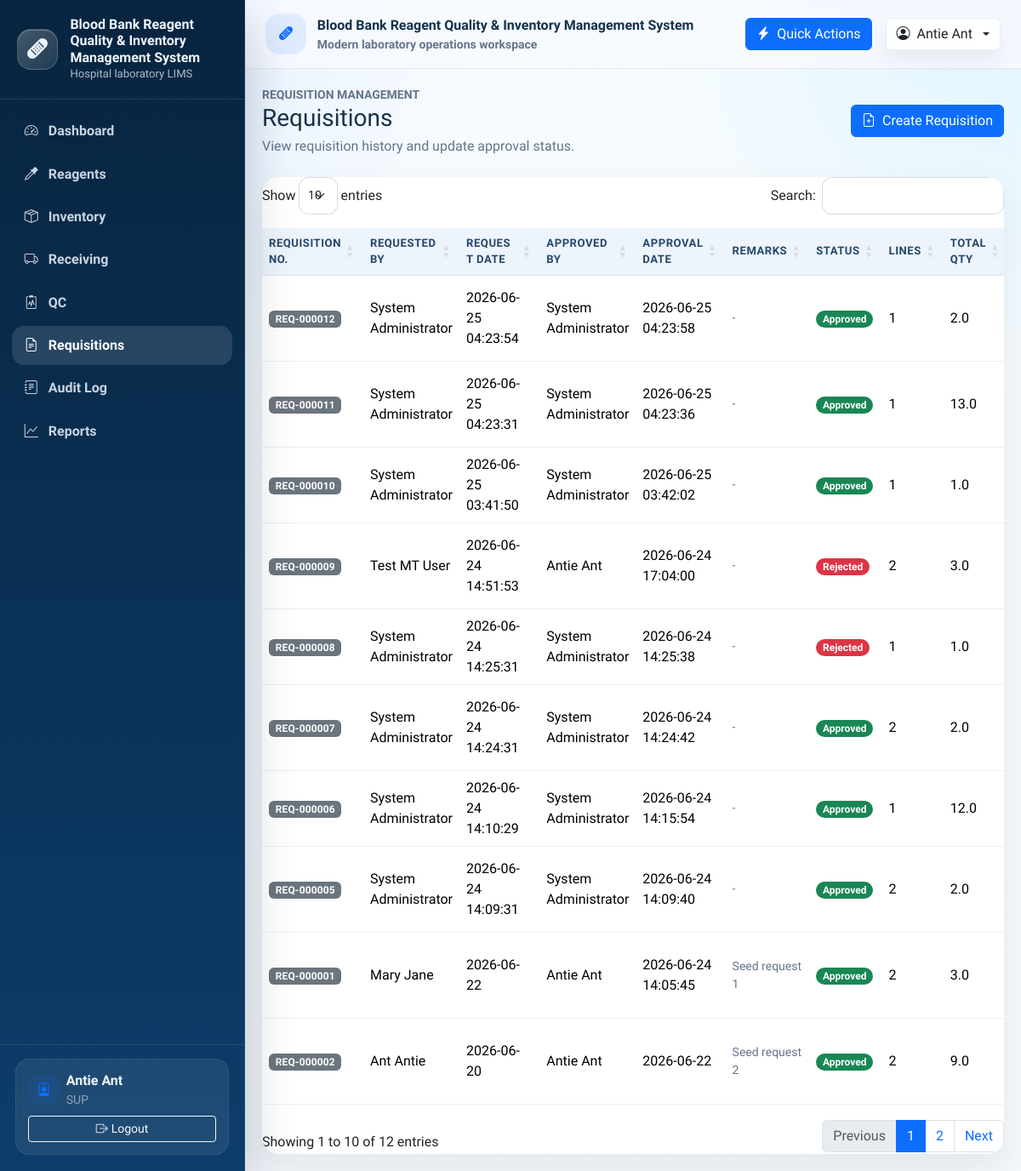
/requests (signed in), run on an earlier commit of the app's database.
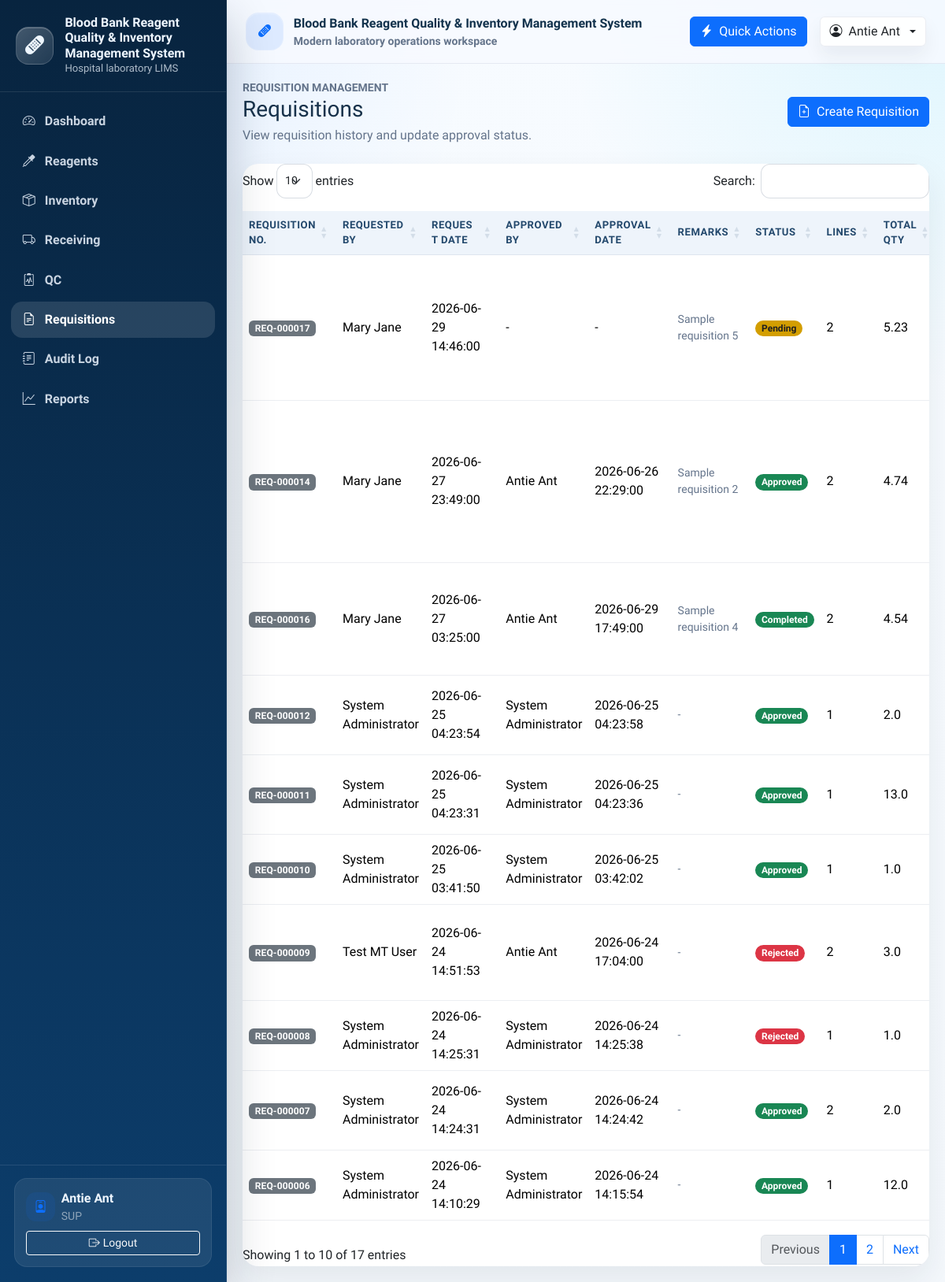
And on a later commit of the database.
### tables this page shows
CREATE TABLE Requisition (
            requisition_id INTEGER PRIMARY KEY AUTOINCREMENT,
            request_date TEXT NOT NULL DEFAULT CURRENT_TIMESTAMP,
            status TEXT NOT NULL DEFAULT 'Pending',
            requested_by INTEGER NOT NULL,
            approved_by INTEGER,
            approval_date TEXT,
            remarks TEXT,
            created_at TEXT NOT NULL DEFAULT CURRENT_TIMESTAMP,
            updated_at TEXT,
            FOREIGN KEY (requested_by) REFERENCES User(user_id)
                ON UPDATE CASCADE
                ON DELETE RESTRICT,
            FOREIGN KEY (approved_by) REFERENCES User(user_id)
                ON UPDATE CASCADE
                ON DELETE SET NULL
        );

### controller.py (the view)
    @app.route("/requests")
    @login_required
    def request_history():
        return view.render_request_list(
            requests=model.request_history(),
            status_form=ReagentRequestStatusForm(),
        )

### forms.py
class ReagentRequestStatusForm(FlaskForm):
    status = SelectField(
        "Status",
        choices=[
            ("Pending", "Pending"),
            ("Approved", "Approved"),
            ("Rejected", "Rejected"),
            ("Completed", "Completed"),
        ],
        validators=[DataRequired()],
    )

### model.py (called while the page is built)
def get_db_connection():
    connection = sqlite3.connect(DATABASE_PATH)
    connection.row_factory = sqlite3.Row
    return connection

def get_logged_in_user(user_id):
    with get_db_connection() as connection:
        return connection.execute(
            "SELECT user_id, username, full_name, role FROM User WHERE user_id = ?",
            (user_id,),
        ).fetchone()

### view.py (called while the page is built)
def render_request_list(**context):
    return render_template("requests/list.html", **context)

### templates/requests/list.html (shortened to what this page needs)
{% extends "base.html" %}
{% import "_macros.html" as ui %}
{% block content %}
<div class="d-flex flex-column flex-md-row justify-content-between align-items-md-center gap-3 mb-4">
  <div>
    <div class="small text-uppercase text-muted fw-semibold">Requisition management</div>
    <h1 class="h3 mb-1">Requisitions</h1>
    <p class="text-muted mb-0">View requisition history and update approval status.</p>
  </div>
  <a class="btn btn-primary" href="{{ url_for('request_create') }}"><i class="bi bi-file-earmark-plus me-2"></i>Create Requisition</a>
</div>
<div class="card border-0">
  <div class="card-body p-0 table-wrapper">
    <div class="table-responsive">
      <table class="table table-hover align-middle" data-datatable="true" data-dt-actions="true">
        <thead>
          <tr>
            <th>Requisition No.</th>
            <th>Requested By</th>
            <th>Request Date</th>
            <th>Approved By</th>
            <th>Approval Date</th>
            <th>Remarks</th>
            <th>Status</th>
            <th>Lines</th>
            <th>Total Qty</th>
          </tr>
        </thead>
        <tbody>
          {% for request in requests %}
            <tr>
              <td><span class="badge status-badge status-neutral">{{ request.request_number }}</span></td>
              <td>{{ request.requested_by_name or "-" }}</td>
              <td>{{ request.request_date }}</td>
              <td>{{ request.approved_by_name or "-" }}</td>
              <td>{{ request.approval_date or "-" }}</td>
              <td class="small text-muted">{{ request.notes or "-" }}</td>
              <td>{{ ui.status_badge(request.status) }}</td>
              <td>{{ request.line_count }}</td>
              <td>{{ request.total_requested }}</td>
            </tr>
          {% else %}
            <tr>
              <td colspan="11" class="text-center text-muted py-4">No request history found.</td>
            </tr>
          {% endfor %}
        </tbody>
      </table>
    </div>
  </div>
</div>
{% endblock %}

### templates/_macros.html (shortened to what this page needs)
{% macro status_badge(text) -%}
{% set value = (text or "")|trim|lower %}
{% if not value %}
  {% set badge = "status-neutral" %}
{% elif "pass" in value or "active" in value or "available" in value or "approved" in value or "completed" in value or "fulfilled" in value or "success" in value %}
  {% set badge = "status-success" %}
{% elif "pending" in value or "near expiry" in value or "draft" in value or "submitted" in value or "warning" in value %}
  {% set badge = "status-warning" %}
{% elif "low stock" in value or value == "low" or "near" in value or "expiring" in value %}
  {% set badge = "status-low" %}
{% elif "fail" in value or "expired" in value or "rejected" in value or "inactive" in value %}
  {% set badge = "status-danger" %}
{% else %}
  {% set badge = "status-neutral" %}
{% endif %}
<span class="badge rounded-pill {{ badge }}">{{ text }}</span>
{%- endmacro %}

### templates/navbar.html (shortened to what this page needs)
{% set nav_items = [
  ('dashboard', 'Dashboard', 'bi-speedometer2', 'dashboard'),
  ('reagent_list', 'Reagents', 'bi-eyedropper', 'reagent'),
  ('inventory_list', 'Inventory', 'bi-box-seam', 'inventory'),
  ('receiving_list', 'Receiving', 'bi-truck', 'receiving'),
  ('qc_list', 'QC', 'bi-clipboard2-pulse', 'qc'),
  ('request_history', 'Requisitions', 'bi-file-earmark-text', 'request'),
  ('audit_log', 'Audit Log', 'bi-journal-text', 'audit'),
  ('reports', 'Reports', 'bi-graph-up', 'reports'),
] %}
<aside class="sidebar d-none d-lg-flex">
  <div class="sidebar-brand">
    <div class="brand-mark">
      <i class="bi bi-bandaid-fill fs-4"></i>
    </div>
    <div>
      <div class="brand-title">Blood Bank Reagent Quality & Inventory Management System</div>
      <div class="brand-subtitle">Hospital laboratory LIMS</div>
    </div>
  </div>
  <nav class="sidebar-nav nav flex-column">
    <a class="nav-link {% if request.endpoint == 'dashboard' %}active{% endif %}" href="{{ url_for('dashboard') }}">
      <i class="bi bi-speedometer2"></i>
      <span>Dashboard</span>
    </a>
    {% if g.user %}
      {% for endpoint, label, icon, token in nav_items[1:] %}
        {% if endpoint != 'audit_log' or g.user.role in ['SUP', 'ADM'] %}
        <a class="nav-link {% if token in (request.endpoint or '') %}active{% endif %}" href="{{ url_for(endpoint) }}">
          <i class="bi {{ icon }}"></i>
          <span>{{ label }}</span>
        </a>
        {% endif %}
      {% endfor %}
    {% else %}
      <a class="nav-link {% if request.endpoint == 'login' %}active{% endif %}" href="{{ url_for('login') }}">
        <i class="bi bi-box-arrow-in-right"></i>
        <span>Login</span>
      </a>
    {% endif %}
  </nav>
  <div class="sidebar-footer">
    {% if g.user %}
      <div class="sidebar-user">
        <div class="d-flex align-items-center gap-2 mb-2">
          <div class="activity-dot bg-soft-primary">
            <i class="bi bi-person-badge"></i>
          </div>
          <div class="min-w-0">
            <div class="fw-semibold text-truncate">{{ g.user.full_name or g.user.username }}</div>
            <div class="small text-white-50 text-uppercase">{{ g.user.role or 'staff' }}</div>
          </div>
        </div>
        <a class="btn btn-outline-light btn-sm w-100" href="{{ url_for('logout') }}">
          <i class="bi bi-box-arrow-right me-1"></i>Logout
        </a>
      </div>
    {% else %}
      <div class="small text-white-50">
        Public dashboard access is available. Sign in to manage records.
      </div>
    {% endif %}
  </div>
</aside>

What changed in the data, as far as the page shows it:
no longer on this page (row unchanged): Requisition: request_number "REQ-000005", requested_by_name "System Administrator", request_date "2026-06-24 14:09:31", approved_by_name "System Administrator", approval_date "2026-06-24 14:09:40", remarks "-", status "Approved", line_count "2", total_requested "2.0"
no longer on this page (row unchanged): Requisition: request_number "REQ-000001", requested_by_name "Mary Jane", request_date "2026-06-22", approved_by_name "Antie Ant", approval_date "2026-06-24 14:05:45", remarks "Seed request 1", status "Approved", line_count "2", total_requested "3.0"
no longer on this page (row unchanged): Requisition: request_number "REQ-000002", requested_by_name "Ant Antie", request_date "2026-06-20", approved_by_name "Antie Ant", approval_date "2026-06-22", remarks "Seed request 2", status "Approved", line_count "2", total_requested "9.0"
added Requisition: request_number "REQ-000017", requested_by_name "Mary Jane", request_date "2026-06-29 14:46:00", approved_by_name "-", approval_date "-", remarks "Sample requisition 5", status "Pending", line_count "2", total_requested "5.23"
added Requisition: request_number "REQ-000014", requested_by_name "Mary Jane", request_date "2026-06-27 23:49:00", approved_by_name "Antie Ant", approval_date "2026-06-26 22:29:00", remarks "Sample requisition 2", status "Approved", line_count "2", total_requested "4.74"
added Requisition: request_number "REQ-000016", requested_by_name "Mary Jane", request_date "2026-06-27 03:25:00", approved_by_name "Antie Ant", approval_date "2026-06-29 17:49:00", remarks "Sample requisition 4", status "Completed", line_count "2", total_requested "4.54"
Also different on the page:
text written by a page script: "Show entries Search: Showing 1 to 10 of 12 entries Previous 1 2 Next" → "Show entries Search: Showing 1 to 10 of 17 entries Previous 1 2 Next"
